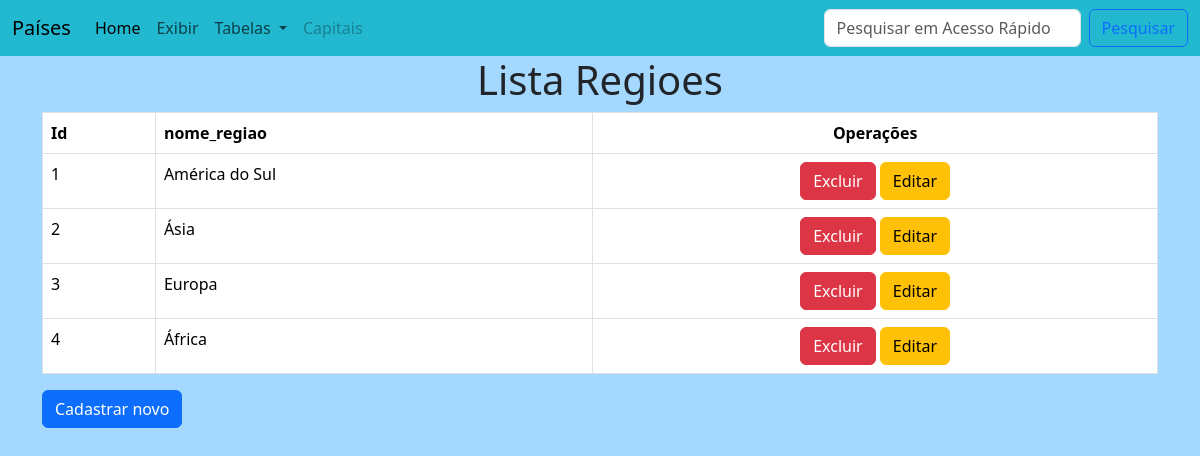
The page /prova2_edits/prova2/lista_regioes.php on the database its author committed.
### tables this page shows
CREATE TABLE `regioes` (
  `id` int(11) NOT NULL AUTO_INCREMENT,
  `nome_regiao` varchar(255) DEFAULT NULL,
  PRIMARY KEY (`id`)
);

### prova2_edits/prova2/lista_regioes.php (the view, shortened to what this page needs)
<!doctype html>
<html lang="pt-br">
  <head>
    <link href="https://cdn.jsdelivr.net/npm/bootstrap@5.3.1/dist/css/bootstrap.min.css" rel="stylesheet">
  </head>
  <body style="background-color: #a5d8ff;">
    <?php
        include "menu_paises.php";
    ?>
    <DIV class="container">
        <table class="table table-bordered">
            <thead class="thead-dark">
                <th>Id</th>
                <th>nome_regiao</th>
                <th class='text-center'>Operações</th>
            </thead>
            <?php
                include "conexao_paises.php";
                echo "<h1 class='text-center'>Lista Regioes</h1>";
                $sql = "SELECT * FROM regioes";
                $sql = $con->query($sql);
                while ($linha =  $sql->fetch_assoc()){
                    echo "<tr><td>$linha[id]</td>
                    <td>$linha[nome_regiao]</td>
                    <td class='text-center'><a href='excluir_regioes.php?id=$linha[id]' class='btn btn-danger' onclick=\"return confirm('Você realmente quer isso?')\">Excluir</a>  <a href=\"formulario_editar_regioes.php?id=$linha[id]\" class='btn btn-warning'>Editar</a></td></tr> ";
                }
            ?>
        </table>
        <a href="formulario_inserir_regioes.php" class="btn btn-primary">Cadastrar novo</a>
    </DIV>
  </body>
</html>

### rows shown on the page
regioes: id "1", nome_regiao "América do Sul"
regioes: id "2", nome_regiao "Ásia"
regioes: id "3", nome_regiao "Europa"
regioes: id "4", nome_regiao "África"
